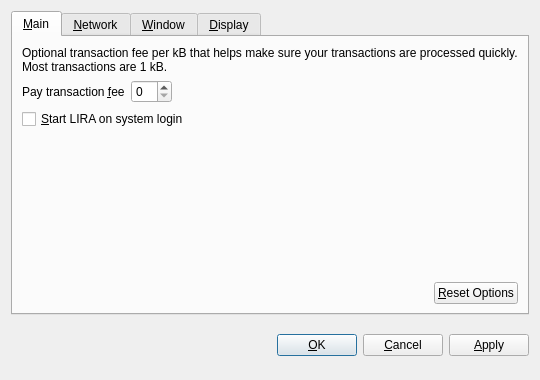
<?xml version="1.0" encoding="UTF-8"?>
<ui version="4.0">
 <class>OptionsDialog</class>
 <widget class="QDialog" name="OptionsDialog">
  <property name="geometry">
   <rect>
    <x>0</x>
    <y>0</y>
    <width>540</width>
    <height>380</height>
   </rect>
  </property>
  <property name="windowTitle">
   <string>Options</string>
  </property>
  <property name="modal">
   <bool>true</bool>
  </property>
  <layout class="QVBoxLayout" name="verticalLayout">
   <item>
    <widget class="QTabWidget" name="tabWidget">
     <property name="tabPosition">
      <enum>QTabWidget::North</enum>
     </property>
     <property name="currentIndex">
      <number>0</number>
     </property>
     <widget class="QWidget" name="tabMain">
      <attribute name="title">
       <string>&amp;Main</string>
      </attribute>
      <layout class="QVBoxLayout" name="verticalLayout_Main">
       <item>
        <widget class="QLabel" name="transactionFeeInfoLabel">
         <property name="text">
          <string>Optional transaction fee per kB that helps make sure your transactions are processed quickly. Most transactions are 1 kB.</string>
         </property>
         <property name="textFormat">
          <enum>Qt::PlainText</enum>
         </property>
         <property name="wordWrap">
          <bool>true</bool>
         </property>
        </widget>
       </item>
       <item>
        <layout class="QHBoxLayout" name="horizontalLayout_1_Main">
         <item>
          <widget class="QLabel" name="transactionFeeLabel">
           <property name="text">
            <string>Pay transaction &amp;fee</string>
           </property>
           <property name="textFormat">
            <enum>Qt::PlainText</enum>
           </property>
           <property name="buddy">
            <cstring>transactionFee</cstring>
           </property>
          </widget>
         </item>
         <item>
          <widget class="BitcoinAmountField" name="transactionFee"/>
         </item>
         <item>
          <spacer name="horizontalSpacer_1_Main">
           <property name="orientation">
            <enum>Qt::Horizontal</enum>
           </property>
           <property name="sizeHint" stdset="0">
            <size>
             <width>40</width>
             <height>20</height>
            </size>
           </property>
          </spacer>
         </item>
        </layout>
       </item>
       <item>
        <widget class="QCheckBox" name="bitcoinAtStartup">
         <property name="toolTip">
          <string>Automatically start LIRA after logging in to the system.</string>
         </property>
         <property name="text">
          <string>&amp;Start LIRA on system login</string>
         </property>
        </widget>
       </item>
       <item>
        <spacer name="verticalSpacer_Main">
         <property name="orientation">
          <enum>Qt::Vertical</enum>
         </property>
         <property name="sizeHint" stdset="0">
          <size>
           <width>20</width>
           <height>40</height>
          </size>
         </property>
        </spacer>
       </item>
       <item>
        <layout class="QHBoxLayout" name="horizontalLayout_2_Main">
         <item>
          <spacer name="horizontalSpacer_2_Main">
           <property name="orientation">
            <enum>Qt::Horizontal</enum>
           </property>
           <property name="sizeHint" stdset="0">
            <size>
             <width>40</width>
             <height>20</height>
            </size>
           </property>
          </spacer>
         </item>
         <item>
          <widget class="QPushButton" name="resetButton">
           <property name="toolTip">
            <string>Reset all client options to default.</string>
           </property>
           <property name="text">
            <string>&amp;Reset Options</string>
           </property>
           <property name="autoDefault">
            <bool>false</bool>
           </property>
          </widget>
         </item>
        </layout>
       </item>
      </layout>
     </widget>
     <widget class="QWidget" name="tabNetwork">
      <attribute name="title">
       <string>&amp;Network</string>
      </attribute>
      <layout class="QVBoxLayout" name="verticalLayout_Network">
       <item>
        <widget class="QCheckBox" name="mapPortUpnp">
         <property name="toolTip">
          <string>Automatically open the LIRA client port on the router. This only works when your router supports UPnP and it is enabled.</string>
         </property>
         <property name="text">
          <string>Map port using &amp;UPnP</string>
         </property>
        </widget>
       </item>
       <item>
        <widget class="QCheckBox" name="connectSocks">
         <property name="toolTip">
          <string>Connect to the LIRA network through a SOCKS proxy (e.g. when connecting through Tor).</string>
         </property>
         <property name="text">
          <string>&amp;Connect through SOCKS proxy:</string>
         </property>
        </widget>
       </item>
       <item>
        <layout class="QHBoxLayout" name="horizontalLayout_Network">
         <item>
          <widget class="QLabel" name="proxyIpLabel">
           <property name="text">
            <string>Proxy &amp;IP:</string>
           </property>
           <property name="textFormat">
            <enum>Qt::PlainText</enum>
           </property>
           <property name="buddy">
            <cstring>proxyIp</cstring>
           </property>
          </widget>
         </item>
         <item>
          <widget class="QValidatedLineEdit" name="proxyIp">
           <property name="maximumSize">
            <size>
             <width>140</width>
             <height>16777215</height>
            </size>
           </property>
           <property name="toolTip">
            <string>IP address of the proxy (e.g. 127.0.0.1)</string>
           </property>
          </widget>
         </item>
         <item>
          <widget class="QLabel" name="proxyPortLabel">
           <property name="text">
            <string>&amp;Port:</string>
           </property>
           <property name="textFormat">
            <enum>Qt::PlainText</enum>
           </property>
           <property name="buddy">
            <cstring>proxyPort</cstring>
           </property>
          </widget>
         </item>
         <item>
          <widget class="QLineEdit" name="proxyPort">
           <property name="maximumSize">
            <size>
             <width>55</width>
             <height>16777215</height>
            </size>
           </property>
           <property name="toolTip">
            <string>Port of the proxy (e.g. 9050)</string>
           </property>
          </widget>
         </item>
         <item>
          <widget class="QLabel" name="socksVersionLabel">
           <property name="text">
            <string>SOCKS &amp;Version:</string>
           </property>
           <property name="textFormat">
            <enum>Qt::PlainText</enum>
           </property>
           <property name="buddy">
            <cstring>socksVersion</cstring>
           </property>
          </widget>
         </item>
         <item>
          <widget class="QValueComboBox" name="socksVersion">
           <property name="toolTip">
            <string>SOCKS version of the proxy (e.g. 5)</string>
           </property>
          </widget>
         </item>
         <item>
          <spacer name="horizontalSpacer_Network">
           <property name="orientation">
            <enum>Qt::Horizontal</enum>
           </property>
           <property name="sizeHint" stdset="0">
            <size>
             <width>40</width>
             <height>20</height>
            </size>
           </property>
          </spacer>
         </item>
        </layout>
       </item>
       <item>
        <spacer name="verticalSpacer_Network">
         <property name="orientation">
          <enum>Qt::Vertical</enum>
         </property>
         <property name="sizeHint" stdset="0">
          <size>
           <width>20</width>
           <height>40</height>
          </size>
         </property>
        </spacer>
       </item>
      </layout>
     </widget>
     <widget class="QWidget" name="tabWindow">
      <attribute name="title">
       <string>&amp;Window</string>
      </attribute>
      <layout class="QVBoxLayout" name="verticalLayout_Window">
       <item>
        <widget class="QCheckBox" name="minimizeToTray">
         <property name="toolTip">
          <string>Show only a tray icon after minimizing the window.</string>
         </property>
         <property name="text">
          <string>&amp;Minimize to the tray instead of the taskbar</string>
         </property>
        </widget>
       </item>
       <item>
        <widget class="QCheckBox" name="minimizeOnClose">
         <property name="toolTip">
          <string>Minimize instead of exit the application when the window is closed. When this option is enabled, the application will be closed only after selecting Quit in the menu.</string>
         </property>
         <property name="text">
          <string>M&amp;inimize on close</string>
         </property>
        </widget>
       </item>
       <item>
        <spacer name="verticalSpacer_Window">
         <property name="orientation">
          <enum>Qt::Vertical</enum>
         </property>
         <property name="sizeHint" stdset="0">
          <size>
           <width>20</width>
           <height>40</height>
          </size>
         </property>
        </spacer>
       </item>
      </layout>
     </widget>
     <widget class="QWidget" name="tabDisplay">
      <attribute name="title">
       <string>&amp;Display</string>
      </attribute>
      <layout class="QVBoxLayout" name="verticalLayout_Display">
       <item>
        <layout class="QHBoxLayout" name="horizontalLayout_1_Display">
         <item>
          <widget class="QLabel" name="langLabel">
           <property name="text">
            <string>User Interface &amp;language:</string>
           </property>
           <property name="textFormat">
            <enum>Qt::PlainText</enum>
           </property>
           <property name="buddy">
            <cstring>lang</cstring>
           </property>
          </widget>
         </item>
         <item>
          <widget class="QValueComboBox" name="lang">
           <property name="toolTip">
            <string>The user interface language can be set here. This setting will take effect after restarting LIRA.</string>
           </property>
          </widget>
         </item>
        </layout>
       </item>
       <item>
        <layout class="QHBoxLayout" name="horizontalLayout_2_Display">
         <item>
          <widget class="QLabel" name="unitLabel">
           <property name="text">
            <string>&amp;Unit to show amounts in:</string>
           </property>
           <property name="textFormat">
            <enum>Qt::PlainText</enum>
           </property>
           <property name="buddy">
            <cstring>unit</cstring>
           </property>
          </widget>
         </item>
         <item>
          <widget class="QValueComboBox" name="unit">
           <property name="toolTip">
            <string>Choose the default subdivision unit to show in the interface and when sending coins.</string>
           </property>
          </widget>
         </item>
        </layout>
       </item>
       <item>
        <widget class="QCheckBox" name="displayAddresses">
         <property name="toolTip">
          <string>Whether to show LIRA addresses in the transaction list or not.</string>
         </property>
         <property name="text">
          <string>&amp;Display addresses in transaction list</string>
         </property>
        </widget>
       </item>
       <item>
        <widget class="QCheckBox" name="coinControlFeatures">
         <property name="toolTip">
          <string>Whether to show coin control features or not.</string>
         </property>
         <property name="text">
          <string>Display coin &amp;control features (experts only!)</string>
         </property>
        </widget>
       </item>
       <item>
        <spacer name="verticalSpacer_Display">
         <property name="orientation">
          <enum>Qt::Vertical</enum>
         </property>
         <property name="sizeHint" stdset="0">
          <size>
           <width>20</width>
           <height>40</height>
          </size>
         </property>
        </spacer>
       </item>
      </layout>
     </widget>
    </widget>
   </item>
   <item>
    <layout class="QHBoxLayout" name="horizontalLayout_Buttons">
     <item>
      <spacer name="horizontalSpacer_1">
       <property name="orientation">
        <enum>Qt::Horizontal</enum>
       </property>
       <property name="sizeHint" stdset="0">
        <size>
         <width>40</width>
         <height>48</height>
        </size>
       </property>
      </spacer>
     </item>
     <item>
      <widget class="QLabel" name="statusLabel">
       <property name="font">
        <font>
         <weight>75</weight>
         <bold>true</bold>
        </font>
       </property>
       <property name="text">
        <string/>
       </property>
       <property name="textFormat">
        <enum>Qt::PlainText</enum>
       </property>
       <property name="wordWrap">
        <bool>true</bool>
       </property>
      </widget>
     </item>
     <item>
      <spacer name="horizontalSpacer_2">
       <property name="orientation">
        <enum>Qt::Horizontal</enum>
       </property>
       <property name="sizeHint" stdset="0">
        <size>
         <width>40</width>
         <height>48</height>
        </size>
       </property>
      </spacer>
     </item>
     <item>
      <widget class="QPushButton" name="okButton">
       <property name="text">
        <string>&amp;OK</string>
       </property>
      </widget>
     </item>
     <item>
      <widget class="QPushButton" name="cancelButton">
       <property name="text">
        <string>&amp;Cancel</string>
       </property>
       <property name="autoDefault">
        <bool>false</bool>
       </property>
      </widget>
     </item>
     <item>
      <widget class="QPushButton" name="applyButton">
       <property name="text">
        <string>&amp;Apply</string>
       </property>
       <property name="autoDefault">
        <bool>false</bool>
       </property>
      </widget>
     </item>
    </layout>
   </item>
  </layout>
 </widget>
 <customwidgets>
  <customwidget>
   <class>BitcoinAmountField</class>
   <extends>QSpinBox</extends>
   <header>bitcoinamountfield.h</header>
  </customwidget>
  <customwidget>
   <class>QValueComboBox</class>
   <extends>QComboBox</extends>
   <header>qvaluecombobox.h</header>
  </customwidget>
  <customwidget>
   <class>QValidatedLineEdit</class>
   <extends>QLineEdit</extends>
   <header>qvalidatedlineedit.h</header>
  </customwidget>
 </customwidgets>
 <resources/>
 <connections/>
</ui>
